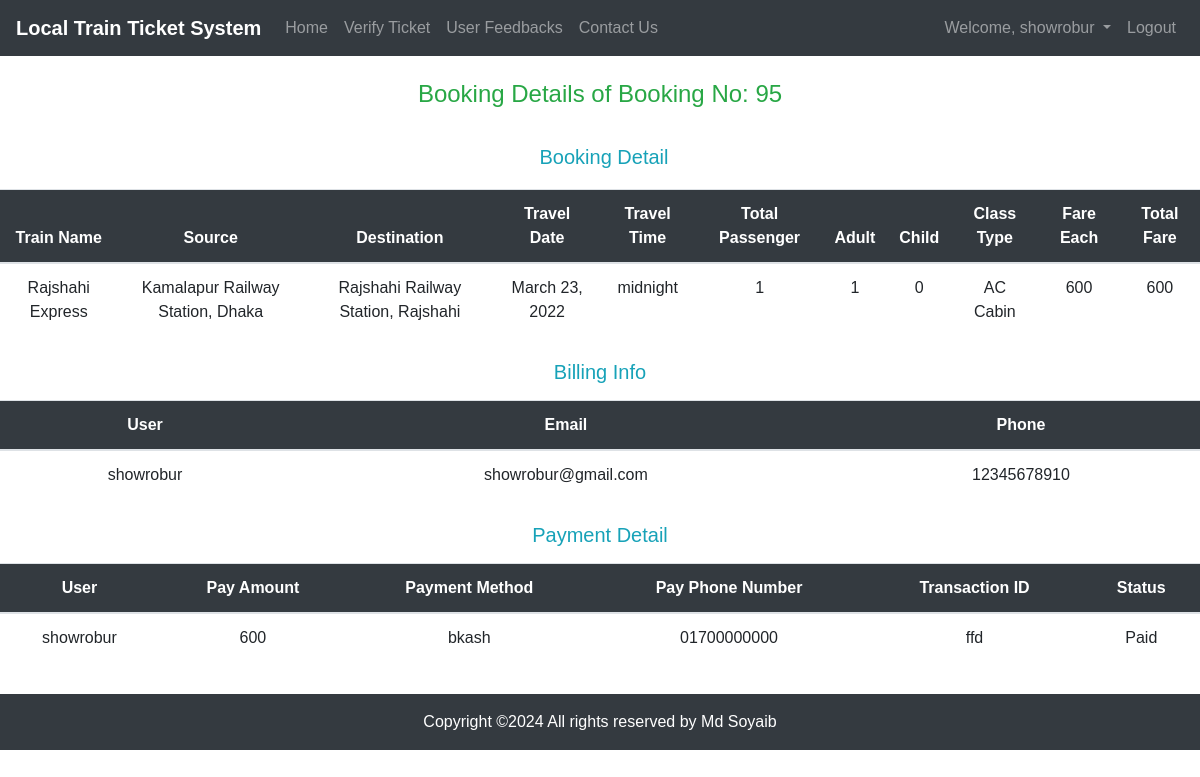
The page /booking_history/booking_detail/95 (signed in) on the database its author committed.
### app/models.py (models this page shows, shortened)
class CustomUser(AbstractUser):
    email = models.EmailField(max_length=100, blank=True, unique=True, null=True)
    phone = models.CharField(verbose_name=_("Mobile phone"), max_length=14, blank=True, null=True, unique=True)
    photo = models.ImageField(verbose_name=_("Photo"), upload_to='users/', blank=True, null=True)
    created_at = models.DateTimeField(auto_now_add=True, blank=True, null=True)
    updated_at = models.DateTimeField(auto_now=True, blank=True, null=True)

class BookingDetail(models.Model):
    booking = models.OneToOneField(Booking, null=True, blank=True, on_delete=models.CASCADE)
    train = models.CharField(max_length=255, null=True, blank=True)
    source = models.CharField(max_length=255, null=True, blank=True)
    destination = models.CharField(max_length=255, null=True, blank=True)
    travel_date = models.DateField(null=True, blank=True)
    travel_time = models.TimeField(null=True, blank=True)
    nop = models.PositiveIntegerField(verbose_name=_("Number of Passengers"), null=True, blank=True)
    adult = models.PositiveIntegerField(null=True, blank=True)
    child = models.PositiveIntegerField(null=True, blank=True)
    class_type = models.CharField(max_length=255, null=True, blank=True)
    fpp = models.PositiveIntegerField(verbose_name=_("Fare Per Passenger"), null=True, blank=True)
    total_fare = models.PositiveIntegerField(null=True, blank=True)
    travel_dt = models.DateTimeField(blank=True, null=True)
    booking_dt = models.DateTimeField(auto_now_add=True, blank=True, null=True)
    updated_at = models.DateTimeField(auto_now=True, blank=True, null=True)

class Booking(models.Model):
    status = (
        ("Pending", "Pending"),
        ("Accepted", "Accepted"),
        ("Canceled", "Canceled"),
    )
    user = models.ForeignKey(CustomUser, null=True, blank=True, on_delete=models.PROTECT)
    booking_date = models.DateField(auto_now_add=True, null=True, blank=True)
    booking_time = models.TimeField(auto_now_add=True, null=True, blank=True)
    status = models.CharField(max_length=50, default='Pending', choices=status, auto_created=True, null=True, blank=True)
    travel_date = models.DateField(null=True, blank=True)
    travel_dt = models.DateTimeField(blank=True, null=True)
    created_at = models.DateTimeField(auto_now_add=True, blank=True, null=True)
    updated_at = models.DateTimeField(auto_now=True, blank=True, null=True)

class BillingInfo(models.Model):
    booking = models.OneToOneField(Booking, on_delete=models.CASCADE, null=True, blank=True)
    user = models.ForeignKey(CustomUser, on_delete=models.PROTECT, null=True, blank=True)
    email = models.EmailField(max_length=100, null=True, blank=True)
    phone = models.CharField(max_length=255, null=True, blank=True)
    created_at = models.DateTimeField(auto_now_add=True, blank=True, null=True)
    updated_at = models.DateTimeField(auto_now=True, blank=True, null=True)

class Payment(models.Model):
    booking = models.OneToOneField(Booking, on_delete=models.CASCADE, null=True, blank=True)
    user = models.ForeignKey(CustomUser, on_delete=models.PROTECT, null=True, blank=True)
    pay_amount = models.PositiveIntegerField(null=True, blank=True)
    pay_method = models.CharField(max_length=25, null=True, blank=True)
    phone = models.CharField(max_length=14, null=True, blank=True)
    trxid = models.CharField(max_length=255, null=True, blank=True, verbose_name=_("Transaction Id"))
    status = models.CharField(max_length=50, default='Paid', auto_created=True, null=True, blank=True)
    created_at = models.DateTimeField(auto_now_add=True, blank=True, null=True)
    updated_at = models.DateTimeField(auto_now=True, blank=True, null=True)

### app/views.py (the view)
# urls.py: path('booking_history/booking_detail/<int:pk>', BookingDetails.as_view(), name="booking_detail"),
class BookingDetails(View):
    def get(self, request, pk):
        user = request.user
        if user.is_authenticated:
            bookings = Booking.objects.get(id=pk)
            if user == bookings.user:
                booking_detail = BookingDetail.objects.get(booking=pk)
                billing = BillingInfo.objects.get(booking=pk)
                payment = Payment.objects.get(booking=pk)
                return render(request, 'booking_detail.html', {'booking_detail':booking_detail, 'billing':billing, 'payment':payment})
            else:
                messages.warning(request, "Invalid booking id!")
                return redirect('booking_history')
        else:
            return redirect('login')

### templates/booking_detail.html (shortened to what this page needs)
{% extends 'base.html' %}
{% block content %}
<div class="row">
    <div class="col-lg-12 text-center p-4 text-success">
        <h4>Booking Details of Booking No: {{booking_detail.booking.id}}</h4>
    </div>
    <div class="col-lg-12 mx-auto">
        <div class="row">
            <div class="col-lg-12 m-1 text-center text-info">
                <h5>Booking Detail</h5>
            </div>
            <div class="col-lg-12 mt-2 mb-2 mx-auto">
                <table class="table table-hover">
                    <thead class="bg-dark text-white text-center">
                      <tr>
                        <th scope="col">Train Name</th>
                        <th scope="col">Source</th>
                        <th scope="col">Destination</th>
                        <th scope="col">Travel Date</th>
                        <th scope="col">Travel Time</th>
                        <th scope="col">Total Passenger</th>
                        <th scope="col">Adult</th>
                        <th scope="col">Child</th>
                        <th scope="col">Class Type</th>
                        <th scope="col">Fare Each</th>
                        <th scope="col">Total Fare</th>
                      </tr>
                    </thead>
                    <tbody>
                      <tr class="text-center">
                        <td>{{booking_detail.train}}</td>
                        <td>{{booking_detail.source}}</td>
                        <td>{{booking_detail.destination}}</td>
                        <td>{{booking_detail.travel_date}}</td>
                        <td>{{booking_detail.travel_time}}</td>
                        <td>{{booking_detail.nop}}</td>
                        <td>{{booking_detail.adult}}</td>
                        <td>{{booking_detail.child}}</td>
                        <td>{{booking_detail.class_type}}</td>
                        <td>{{booking_detail.fpp}}</td>
                        <td>{{booking_detail.total_fare}}</td>
                      </tr>
                    </tbody>
                </table>
            </div>
        </div>
    </div>
    <div class="col-lg-12 mx-auto">
        <div class="row">
            <div class="col-lg-12 text-center text-info">
                <h5>Billing Info</h5>
            </div>
            <div class="col-lg-12 mt-2 mb-2 mx-auto">
                <table class="table table-hover">
                    <thead class="bg-dark text-white text-center">
                      <tr>
                        <th scope="col">User</th>
                        <th scope="col">Email</th>
                        <th scope="col">Phone</th>
                      </tr>
                    </thead>
                    <tbody>
                      <tr class="text-center">
                        <td>{{billing.user.username}}</td>
                        <td>{{billing.email}}</td>
                        <td>{{billing.phone}}</td>
                      </tr>
                    </tbody>
                </table>
            </div>
        </div>
    </div>
    <div class="col-lg-12 mx-auto">
        <div class="row">
            <div class="col-lg-12 text-center text-info">
                <h5>Payment Detail</h5>
            </div>
            <div class="col-lg-12 mt-2 mb-2 mx-auto">
                <table class="table table-hover">
                    <thead class="bg-dark text-white text-center">
                      <tr>
                        <th scope="col">User</th>
                        <th scope="col">Pay Amount</th>
                        <th scope="col">Payment Method</th>
                        <th scope="col">Pay Phone Number</th>
                        <th scope="col">Transaction ID</th>
                        <th scope="col">Status</th>
                      </tr>
                    </thead>
                    <tbody>
                      <tr class="text-center">
                        <td>{{payment.user.username}}</td>
                        <td>{{payment.pay_amount}}</td>
                        <td>{{payment.pay_method}}</td>
                        <td>{{payment.phone}}</td>
                        <td>{{payment.trxid}}</td>
                        <td>{{payment.status}}</td>
                      </tr>
                    </tbody>
                </table>
            </div>
        </div>
    </div>
</div>
{% endblock content %}

### templates/base.html (shortened to what this page needs)
<!DOCTYPE html>
<html lang="en">
<head>
    <link rel="stylesheet" href="/static/css/bootstrap.min.css" type="text/css">
    <link rel="stylesheet" href="/static/css/style.css" type="text/css">
    <link rel="stylesheet" href="https://cdnjs.cloudflare.com/ajax/libs/font-awesome/6.0.0/css/all.min.css" type="text/css">
</head>
<body>
<nav class="navbar navbar-expand-lg navbar-dark bg-dark">
    <a class="navbar-brand" href="{% url 'home' %}"><b>Local Train Ticket System</b></a>
    <div class="collapse navbar-collapse" id="navbarSupportedContent">
        <ul class="navbar-nav mr-auto">
            {% url 'home' as url %}
            <li class="{% if request.path == url %}active{% endif %}">
                <a class="nav-link" href="{% url 'home' %}">Home <span class="sr-only">(current)</span></a>
            </li>
            {% url 'verify_ticket' as url %}
            <li class="{% if request.path == url %}active{% endif %}">
                <a class="nav-link" href="{% url 'verify_ticket' %}">Verify Ticket<span class="sr-only"></a>
            </li>
            {% url 'feedback' as url %}
            <li class="{% if request.path == url %}active{% endif %}">
                <a class="nav-link" href="{% url 'feedback' %}">User Feedbacks</a>
            </li>
            {% url 'contact' as url %}
            <li class="{% if request.path == url %}active{% endif %}">
                <a class="nav-link" href="{% url 'contact' %}">Contact Us</a>
            </li>
        </ul>
        <ul class="navbar-nav">
            {% if user.is_authenticated %}
            <li class="nav-item dropdown">
                <a class="nav-link dropdown-toggle" href="#" id="navbarDropdown" role="button" data-toggle="dropdown"
                   aria-haspopup="true" aria-expanded="false">
                    Welcome, {{user.username}}
                </a>
            </li>
            <li class="nav-item">
                <a class="nav-link" href="{% url 'logout' %}">Logout</a>
            </li>
            {% endif %}
        </ul>
    </div>
</nav>
{% block content %}
{% endblock content %}
<footer class="bg-light text-center text-lg-start mt-2">
    <div class="text-center p-3 bg-dark" style="color:white;">
        Copyright &copy;<script>document.write(new Date().getFullYear());</script>
        All rights reserved by Md Soyaib
    </div>
</footer>
</body>
</html>

### static/css/style.css (style rules this page uses)
body { font-family: "Poppins", sans-serif; height: 110vh; }
a { color: #0b6bbe; display:inline-block; text-decoration: none; font-weight: 400; }

### rows shown on the page
CustomUser: username "showrobur"
BookingDetail: booking.id "95", train "Rajshahi Express", source "Kamalapur Railway Station, Dhaka", destination "Rajshahi Railway Station, Rajshahi", travel_date "March 23, 2022", travel_time "midnight", nop "1", adult "1", child "0", class_type "AC Cabin", fpp "600", total_fare "600"
BillingInfo: user.username "showrobur", email "showrobur@gmail.com", phone "12345678910"
Payment: user.username "showrobur", pay_amount "600", pay_method "bkash", phone "01700000000", trxid "ffd", status "Paid"
